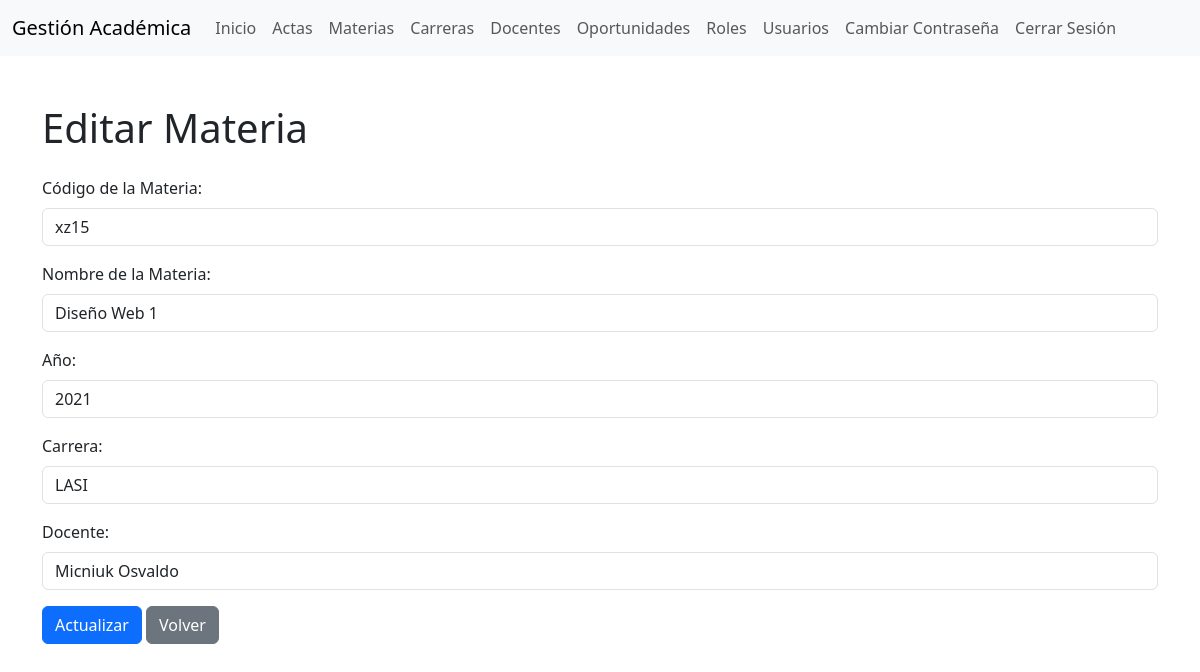
The page /materias/editar.php?id=1 (signed in) on the database its author committed.
### tables this page shows
CREATE TABLE `materias` (
  `id` int(11) NOT NULL,
  `mate_code` varchar(12) NOT NULL,
  `created_date_time` datetime(6) DEFAULT NULL,
  `mate_name` varchar(100) NOT NULL,
  `updated_date_time` datetime(6) DEFAULT NULL,
  `mate_anho` int(11) NOT NULL,
  `carre_id` int(11) DEFAULT NULL,
  `doce_id` int(11) DEFAULT NULL
);

CREATE TABLE `carreras` (
  `id` int(11) NOT NULL,
  `carre_sigla` varchar(80) NOT NULL,
  `created_date_time` datetime(6) DEFAULT NULL,
  `carre_nombre` varchar(100) NOT NULL,
  `updated_date_time` datetime(6) DEFAULT NULL,
  `facu_id` int(11) DEFAULT NULL
);

CREATE TABLE `docentes` (
  `id` int(11) NOT NULL,
  `doce_cumple` date DEFAULT NULL,
  `created_date_time` datetime(6) DEFAULT NULL,
  `doce_nombre` varchar(80) NOT NULL,
  `doce_apellido` varchar(80) NOT NULL,
  `doce_mail` varchar(80) DEFAULT NULL,
  `updated_date_time` datetime(6) DEFAULT NULL,
  `doce_cel` varchar(60) NOT NULL
);

### classes/Materias.php (called while the page is built, shortened)
<?php
class Materias {
    private $conn;
    private $table = 'materias';
    public function __construct($db) {
        $this->conn = $db;
    }
    public function obtenerMateriaPorId($id) {
        $query = "SELECT m.*, CONCAT(d.doce_apellido, ' ', d.doce_nombre) AS docente, c.carre_sigla  FROM " . $this->table . "  m
        JOIN carreras c ON m.carre_id = c.id
        JOIN docentes d ON m.doce_id = d.id WHERE m.id = ?";
        $stmt = $this->conn->prepare($query);
        $stmt->bind_param("i", $id);
        $stmt->execute();
        $result = $stmt->get_result();
        return $result->fetch_assoc();
    }
}
?>

### classes/Carreras.php (called while the page is built, shortened)
<?php
class Carreras {
    private $conn;
    private $table = 'carreras';
    public function __construct($db) {
        $this->conn = $db;
    }
    public function obtenerCarreras() {
        $query = "SELECT c.id, c.carre_sigla, c.carre_nombre,c.facu_id, f.facu_code
                  FROM " . $this->table . " c
                  JOIN facultades f ON c.facu_id = f.id";
        $result = $this->conn->query($query);
        return $result;
    }
}
?>

### classes/Profesores.php (called while the page is built, shortened)
<?php
class Profesores {
    private $conn;
    private $table = 'docentes';
    public function __construct($db) {
        $this->conn = $db;
    }
    public function obtenerProfesores() {
        $query = "SELECT * FROM " . $this->table;
        $result = $this->conn->query($query);
        return $result;
    }
}
?>

### public/materias/editar.php (the view, shortened to what this page needs)
<?php
require_once '../../classes/Materias.php';
require_once '../../classes/Carreras.php';
require_once '../../classes/Profesores.php';
$database = new Database();
$db = $database->connect();
$materias = new Materias($db);
$carreras = new Carreras($db);
$carreras_result = $carreras->obtenerCarreras();
$docentes = new Profesores($db);
$docentes_result = $docentes->obtenerProfesores();
if ($_SERVER['REQUEST_METHOD'] == 'POST') {
    $id = $_POST['id'];
    $mate_code = $_POST['mate_code'];
    $mate_name = $_POST['mate_name'];
    $mate_anho = $_POST['mate_anho'];
    $carre_id = $_POST['carre_id'];
    $doce_id = $_POST['doce_id'];
    try {
        $materias->actualizarMateria($id, $mate_code, $mate_name, $mate_anho, $carre_id, $doce_id);
        header('Location: index.php');
    } catch (Exception $e) {
        $error = $e->getMessage();
    }
} else {
    $id = $_GET['id'];
    $materia = $materias->obtenerMateriaPorId($id);
}
?>
<!DOCTYPE html>
<html lang="es">
<head>
    <link href="https://cdn.jsdelivr.net/npm/bootstrap@5.3.0/dist/css/bootstrap.min.css" rel="stylesheet">
</head>
<body>
     <?php include '../includes/navbar.php'; ?>
<div class="container mt-5">
    <h1 class="mb-4">Editar Materia</h1>
    <form action="editar.php" method="post">
        <div class="mb-3">
            <label for="mate_code" class="form-label">Código de la Materia:</label>
            <input type="text" name="mate_code" id="mate_code" class="form-control" value="<?php echo $materia['mate_code']; ?>" required>
        </div>
        <div class="mb-3">
            <label for="mate_name" class="form-label">Nombre de la Materia:</label>
            <input type="text" name="mate_name" id="mate_name" class="form-control" value="<?php echo $materia['mate_name']; ?>" required>
        </div>
        <div class="mb-3">
            <label for="mate_anho" class="form-label">Año:</label>
            <input type="number" name="mate_anho" id="mate_anho" class="form-control" value="<?php echo $materia['mate_anho']; ?>" required>
        </div>
        <div class="mb-3">
            <label for="carre_id" class="form-label">Carrera:</label>
            <select name="carre_id" id="carre_id" class="form-control" required>
                <?php while ($row = $carreras_result->fetch_assoc()): ?>
                <option value="<?php echo $row['id']; ?>" <?php if ($row['id'] == $materia['carre_id']) echo 'selected'; ?>><?php echo $row['carre_sigla']; ?></option>
                <?php endwhile; ?>
            </select>
        </div>
        <div class="mb-3">
            <label for="doce_id" class="form-label">Docente:</label>
            <select name="doce_id" id="doce_id" class="form-control" required>
                <?php while ($row = $docentes_result->fetch_assoc()): ?>
                <option value="<?php echo $row['id']; ?>" <?php if ($row['id'] == $materia['doce_id']) echo 'selected'; ?>><?php echo $row['doce_apellido'] . ' ' . $row['doce_nombre']; ?></option>
                <?php endwhile; ?>
            </select>
        </div>
        <button type="submit" class="btn btn-primary">Actualizar</button>
        <a href="index.php" class="btn btn-secondary">Volver</a>
    </form>
</div>
</body>
</html>

### rows shown on the page
materias: mate_code "xz15", mate_name "Diseño Web 1", mate_anho "2021", carre_id "LASI", doce_id "Micniuk Osvaldo"
